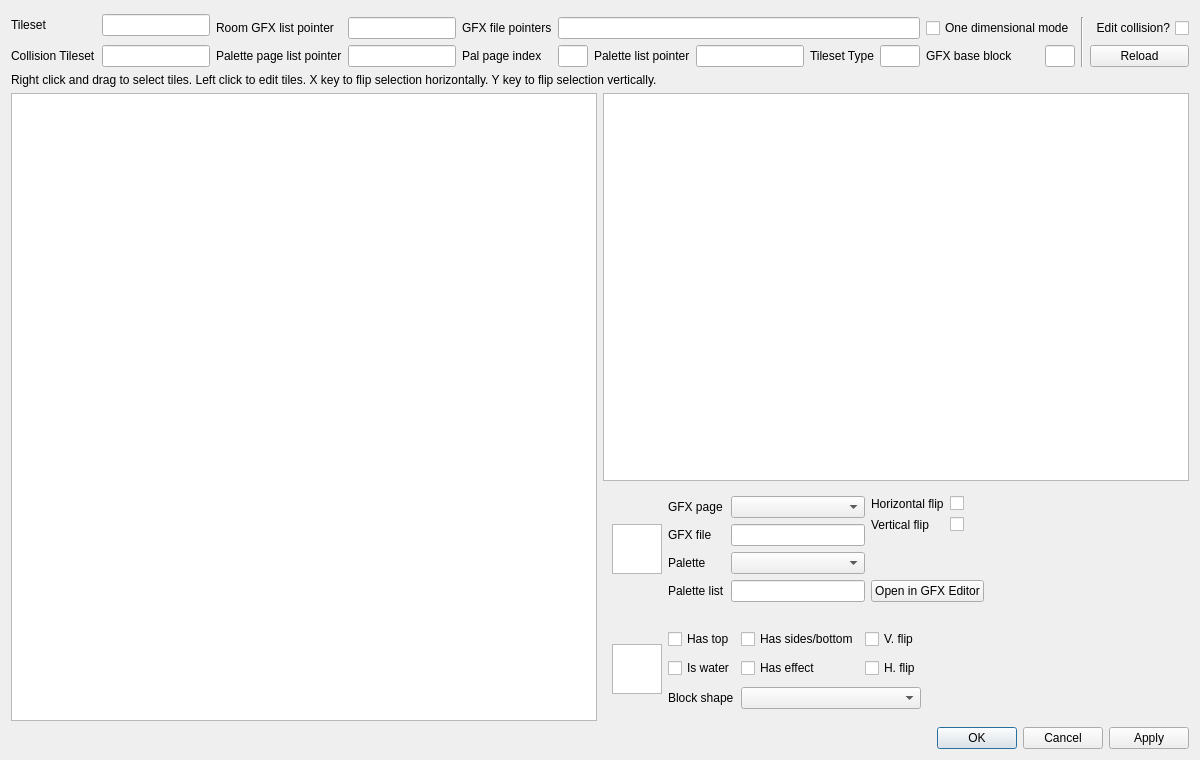
<?xml version="1.0" encoding="UTF-8"?>
<ui version="4.0">
 <class>TilesetEditor</class>
 <widget class="QDialog" name="TilesetEditor">
  <property name="geometry">
   <rect>
    <x>0</x>
    <y>0</y>
    <width>1200</width>
    <height>760</height>
   </rect>
  </property>
  <property name="windowTitle">
   <string>Tileset Editor</string>
  </property>
  <layout class="QVBoxLayout" name="verticalLayout_2">
   <item>
    <layout class="QGridLayout" name="gridLayout_2">
     <item row="2" column="8">
      <widget class="QLabel" name="label_6">
       <property name="text">
        <string>Tileset Type</string>
       </property>
      </widget>
     </item>
     <item row="2" column="1">
      <widget class="QLineEdit" name="collision_tileset_pointer"/>
     </item>
     <item row="2" column="13">
      <widget class="QPushButton" name="reload_button">
       <property name="text">
        <string>Reload</string>
       </property>
      </widget>
     </item>
     <item row="2" column="9">
      <widget class="QLineEdit" name="tileset_type">
       <property name="maximumSize">
        <size>
         <width>40</width>
         <height>16777215</height>
        </size>
       </property>
      </widget>
     </item>
     <item row="1" column="13">
      <widget class="QCheckBox" name="display_collision">
       <property name="layoutDirection">
        <enum>Qt::RightToLeft</enum>
       </property>
       <property name="text">
        <string>Edit collision?</string>
       </property>
      </widget>
     </item>
     <item row="0" column="0" rowspan="2">
      <widget class="QLabel" name="label_5">
       <property name="text">
        <string>Tileset</string>
       </property>
      </widget>
     </item>
     <item row="1" column="12" rowspan="2">
      <widget class="Line" name="line_2">
       <property name="orientation">
        <enum>Qt::Vertical</enum>
       </property>
      </widget>
     </item>
     <item row="2" column="0">
      <widget class="QLabel" name="label_10">
       <property name="text">
        <string>Collision Tileset</string>
       </property>
      </widget>
     </item>
     <item row="0" column="1" rowspan="2">
      <widget class="QLineEdit" name="tileset_pointer"/>
     </item>
     <item row="2" column="5">
      <widget class="QLineEdit" name="palette_page_index">
       <property name="maximumSize">
        <size>
         <width>30</width>
         <height>16777215</height>
        </size>
       </property>
      </widget>
     </item>
     <item row="2" column="4">
      <widget class="QLabel" name="label_13">
       <property name="text">
        <string>Pal page index</string>
       </property>
      </widget>
     </item>
     <item row="2" column="2">
      <widget class="QLabel" name="label_7">
       <property name="text">
        <string>Palette page list pointer</string>
       </property>
      </widget>
     </item>
     <item row="2" column="6">
      <widget class="QLabel" name="label_16">
       <property name="text">
        <string>Palette list pointer</string>
       </property>
      </widget>
     </item>
     <item row="2" column="3">
      <widget class="QLineEdit" name="palette_page_list_pointer"/>
     </item>
     <item row="1" column="2">
      <widget class="QLabel" name="label_9">
       <property name="text">
        <string>Room GFX list pointer</string>
       </property>
      </widget>
     </item>
     <item row="1" column="5" colspan="5">
      <widget class="QLineEdit" name="gfx_file_pointers"/>
     </item>
     <item row="1" column="3">
      <widget class="QLineEdit" name="room_gfx_list_pointer"/>
     </item>
     <item row="1" column="4">
      <widget class="QLabel" name="label_17">
       <property name="text">
        <string>GFX file pointers</string>
       </property>
      </widget>
     </item>
     <item row="2" column="7">
      <widget class="QLineEdit" name="palette_list_pointer_for_tileset"/>
     </item>
     <item row="2" column="10">
      <widget class="QLabel" name="label_15">
       <property name="text">
        <string>GFX base block</string>
       </property>
      </widget>
     </item>
     <item row="2" column="11">
      <widget class="QLineEdit" name="gfx_base_block">
       <property name="maximumSize">
        <size>
         <width>30</width>
         <height>16777215</height>
        </size>
       </property>
      </widget>
     </item>
     <item row="1" column="10" colspan="2">
      <widget class="QCheckBox" name="one_dimensional_mode">
       <property name="text">
        <string>One dimensional mode</string>
       </property>
      </widget>
     </item>
    </layout>
   </item>
   <item>
    <widget class="QLabel" name="label_12">
     <property name="text">
      <string>Right click and drag to select tiles. Left click to edit tiles. X key to flip selection horizontally. Y key to flip selection vertically.</string>
     </property>
    </widget>
   </item>
   <item>
    <layout class="QHBoxLayout" name="horizontalLayout_3">
     <item>
      <widget class="QGraphicsView" name="tileset_graphics_view">
       <property name="minimumSize">
        <size>
         <width>524</width>
         <height>193</height>
        </size>
       </property>
      </widget>
     </item>
     <item>
      <layout class="QVBoxLayout" name="verticalLayout">
       <item>
        <widget class="QGraphicsView" name="gfx_page_graphics_view">
         <property name="sizePolicy">
          <sizepolicy hsizetype="Expanding" vsizetype="Expanding">
           <horstretch>0</horstretch>
           <verstretch>1</verstretch>
          </sizepolicy>
         </property>
        </widget>
       </item>
       <item>
        <layout class="QVBoxLayout" name="verticalLayout_3">
         <item>
          <widget class="QWidget" name="edit_graphics_group" native="true">
           <property name="minimumSize">
            <size>
             <width>0</width>
             <height>104</height>
            </size>
           </property>
           <layout class="QHBoxLayout" name="edit_graphics_layout">
            <item>
             <widget class="QGraphicsView" name="selected_tile_graphics_view">
              <property name="maximumSize">
               <size>
                <width>50</width>
                <height>50</height>
               </size>
              </property>
             </widget>
            </item>
            <item>
             <layout class="QFormLayout" name="formLayout">
              <property name="fieldGrowthPolicy">
               <enum>QFormLayout::AllNonFixedFieldsGrow</enum>
              </property>
              <item row="0" column="0">
               <widget class="QLabel" name="label">
                <property name="text">
                 <string>GFX page</string>
                </property>
               </widget>
              </item>
              <item row="0" column="1">
               <widget class="QComboBox" name="gfx_page_index"/>
              </item>
              <item row="1" column="0">
               <widget class="QLabel" name="label_8">
                <property name="text">
                 <string>GFX file</string>
                </property>
               </widget>
              </item>
              <item row="1" column="1">
               <widget class="QLineEdit" name="gfx_file">
                <property name="minimumSize">
                 <size>
                  <width>100</width>
                  <height>0</height>
                 </size>
                </property>
               </widget>
              </item>
              <item row="2" column="0">
               <widget class="QLabel" name="label_3">
                <property name="text">
                 <string>Palette</string>
                </property>
               </widget>
              </item>
              <item row="2" column="1">
               <widget class="QComboBox" name="palette_index"/>
              </item>
              <item row="3" column="0">
               <widget class="QLabel" name="label_14">
                <property name="text">
                 <string>Palette list</string>
                </property>
               </widget>
              </item>
              <item row="3" column="1">
               <widget class="QLineEdit" name="palette_list_pointer"/>
              </item>
             </layout>
            </item>
            <item>
             <layout class="QVBoxLayout" name="verticalLayout_4">
              <item>
               <layout class="QFormLayout" name="formLayout_2">
                <property name="fieldGrowthPolicy">
                 <enum>QFormLayout::AllNonFixedFieldsGrow</enum>
                </property>
                <item row="1" column="0">
                 <widget class="QLabel" name="label_2">
                  <property name="text">
                   <string>Horizontal flip</string>
                  </property>
                 </widget>
                </item>
                <item row="1" column="1">
                 <widget class="QCheckBox" name="horizontal_flip">
                  <property name="text">
                   <string/>
                  </property>
                 </widget>
                </item>
                <item row="2" column="0">
                 <widget class="QLabel" name="label_4">
                  <property name="text">
                   <string>Vertical flip</string>
                  </property>
                 </widget>
                </item>
                <item row="2" column="1">
                 <widget class="QCheckBox" name="vertical_flip">
                  <property name="text">
                   <string/>
                  </property>
                 </widget>
                </item>
               </layout>
              </item>
              <item>
               <widget class="QPushButton" name="open_in_gfx_editor">
                <property name="text">
                 <string>Open in GFX Editor</string>
                </property>
               </widget>
              </item>
             </layout>
            </item>
            <item>
             <spacer name="horizontalSpacer">
              <property name="orientation">
               <enum>Qt::Horizontal</enum>
              </property>
              <property name="sizeHint" stdset="0">
               <size>
                <width>40</width>
                <height>20</height>
               </size>
              </property>
             </spacer>
            </item>
           </layout>
          </widget>
         </item>
         <item>
          <widget class="QWidget" name="edit_collision_group" native="true">
           <property name="minimumSize">
            <size>
             <width>0</width>
             <height>104</height>
            </size>
           </property>
           <layout class="QHBoxLayout" name="edit_collision_layout">
            <item>
             <widget class="QGraphicsView" name="selected_tile_collision_graphics_view">
              <property name="maximumSize">
               <size>
                <width>50</width>
                <height>50</height>
               </size>
              </property>
             </widget>
            </item>
            <item>
             <layout class="QGridLayout" name="gridLayout">
              <item row="0" column="1">
               <widget class="QCheckBox" name="has_sides_and_bottom">
                <property name="text">
                 <string>Has sides/bottom</string>
                </property>
               </widget>
              </item>
              <item row="1" column="1">
               <widget class="QCheckBox" name="has_effect">
                <property name="text">
                 <string>Has effect</string>
                </property>
               </widget>
              </item>
              <item row="2" column="0">
               <widget class="QLabel" name="label_11">
                <property name="text">
                 <string>Block shape</string>
                </property>
               </widget>
              </item>
              <item row="0" column="0">
               <widget class="QCheckBox" name="has_top">
                <property name="text">
                 <string>Has top</string>
                </property>
               </widget>
              </item>
              <item row="1" column="0">
               <widget class="QCheckBox" name="is_water">
                <property name="text">
                 <string>Is water</string>
                </property>
               </widget>
              </item>
              <item row="0" column="2">
               <widget class="QCheckBox" name="coll_vertical_flip">
                <property name="text">
                 <string>V. flip</string>
                </property>
               </widget>
              </item>
              <item row="1" column="2">
               <widget class="QCheckBox" name="coll_horizontal_flip">
                <property name="text">
                 <string>H. flip</string>
                </property>
               </widget>
              </item>
              <item row="2" column="1" colspan="2">
               <widget class="QComboBox" name="block_shape"/>
              </item>
             </layout>
            </item>
            <item>
             <spacer name="horizontalSpacer_2">
              <property name="orientation">
               <enum>Qt::Horizontal</enum>
              </property>
              <property name="sizeHint" stdset="0">
               <size>
                <width>40</width>
                <height>20</height>
               </size>
              </property>
             </spacer>
            </item>
           </layout>
          </widget>
         </item>
        </layout>
       </item>
      </layout>
     </item>
    </layout>
   </item>
   <item>
    <widget class="QDialogButtonBox" name="buttonBox">
     <property name="standardButtons">
      <set>QDialogButtonBox::Apply|QDialogButtonBox::Cancel|QDialogButtonBox::Ok</set>
     </property>
    </widget>
   </item>
  </layout>
 </widget>
 <resources/>
 <connections/>
</ui>
